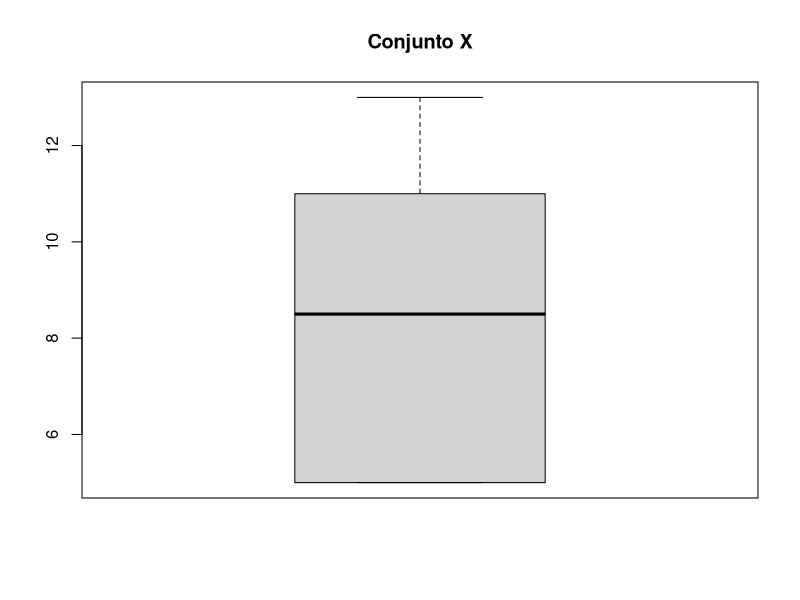
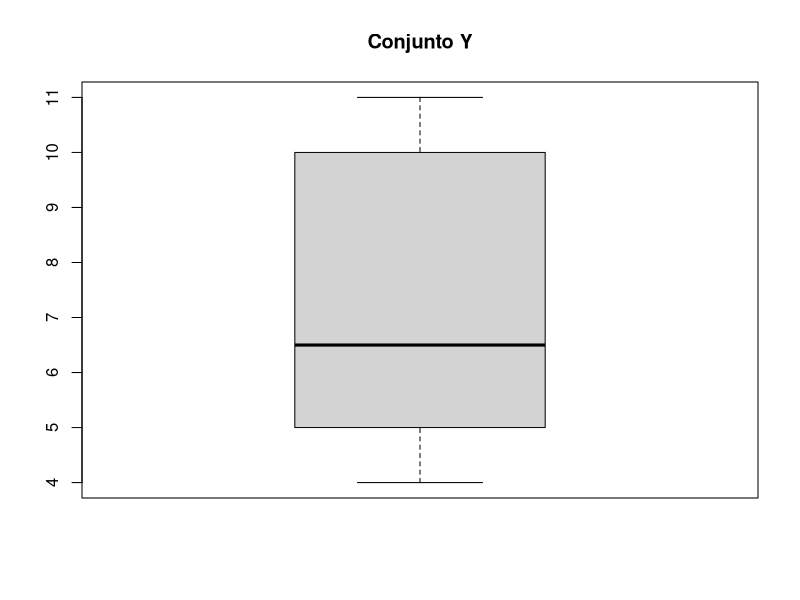

These charts were generated, in order, by the following R code:
x <- c(5,5,5,13,7,11,11,9,8,9)
y <- c(11,8,4,5,9,5,10,5,4,10)

# Separado
boxplot(x, main="Conjunto X")
boxplot(y, main="Conjunto Y")

